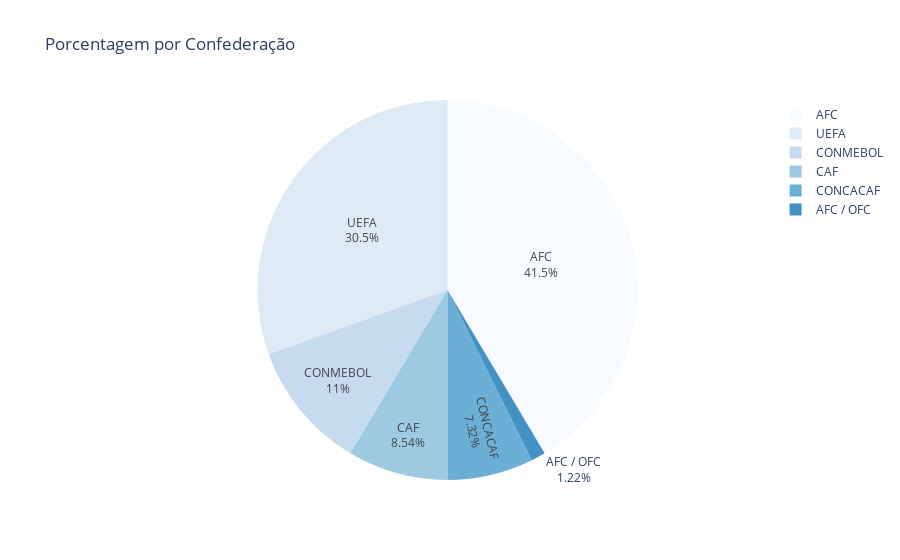

Write notebook code for a chart like this one.
### Code cell
fig=px.pie(dados,dados["Confederação"],title="Porcentagem por Confederação", color_discrete_sequence=px.colors.sequential.Blues)
fig.update_traces(textinfo='percent+label')
fig.show()

### Figure 1 — Plotly figure (JSON) as saved in the notebook; plotly's stock layout.template omitted (floating-point values rounded to 4 significant figures)
{"data": [{"domain": {"x": [0, 1], "y": [0, 1]}, "hovertemplate": "Confederação=%{label}<extra></extra>", "labels": ["UEFA", "CONMEBOL", "AFC", "AFC", "AFC", "AFC", "UEFA", "UEFA", "UEFA", "CAF", "CONMEBOL", "AFC", "CONMEBOL", "UEFA", "UEFA", "AFC", "AFC", "AFC", "CAF", "AFC", "UEFA", "AFC", "AFC", "CONCACAF", "CONMEBOL", "CAF", "UEFA", "UEFA", "CONCACAF", "UEFA", "UEFA", "CAF", "AFC", "AFC", "CONMEBOL", "AFC", "UEFA", "AFC", "UEFA", "UEFA", "UEFA", "CAF", "AFC", "AFC", "AFC", "CONMEBOL", "CONCACAF", "UEFA", "CONCACAF", "AFC", "CONCACAF", "CONMEBOL", "CAF", "AFC", "CONMEBOL", "AFC", "AFC", "UEFA", "AFC", "AFC", "UEFA", "UEFA", "UEFA", "AFC", "CONCACAF", "UEFA", "AFC", "AFC", "UEFA", "AFC", "AFC", "CAF", "UEFA", "UEFA", "CONMEBOL", "AFC", "UEFA", "AFC", "AFC / OFC", "AFC", "AFC", "AFC"], "legendgroup": "", "name": "", "showlegend": true, "textinfo": "percent+label", "type": "pie"}], "layout": {"legend": {"tracegroupgap": 0}, "piecolorway": ["rgb(247,251,255)", "rgb(222,235,247)", "rgb(198,219,239)", "rgb(158,202,225)", "rgb(107,174,214)", "rgb(66,146,198)", "rgb(33,113,181)", "rgb(8,81,156)", "rgb(8,48,107)"], "title": {"text": "Porcentagem por Confederação"}}}
